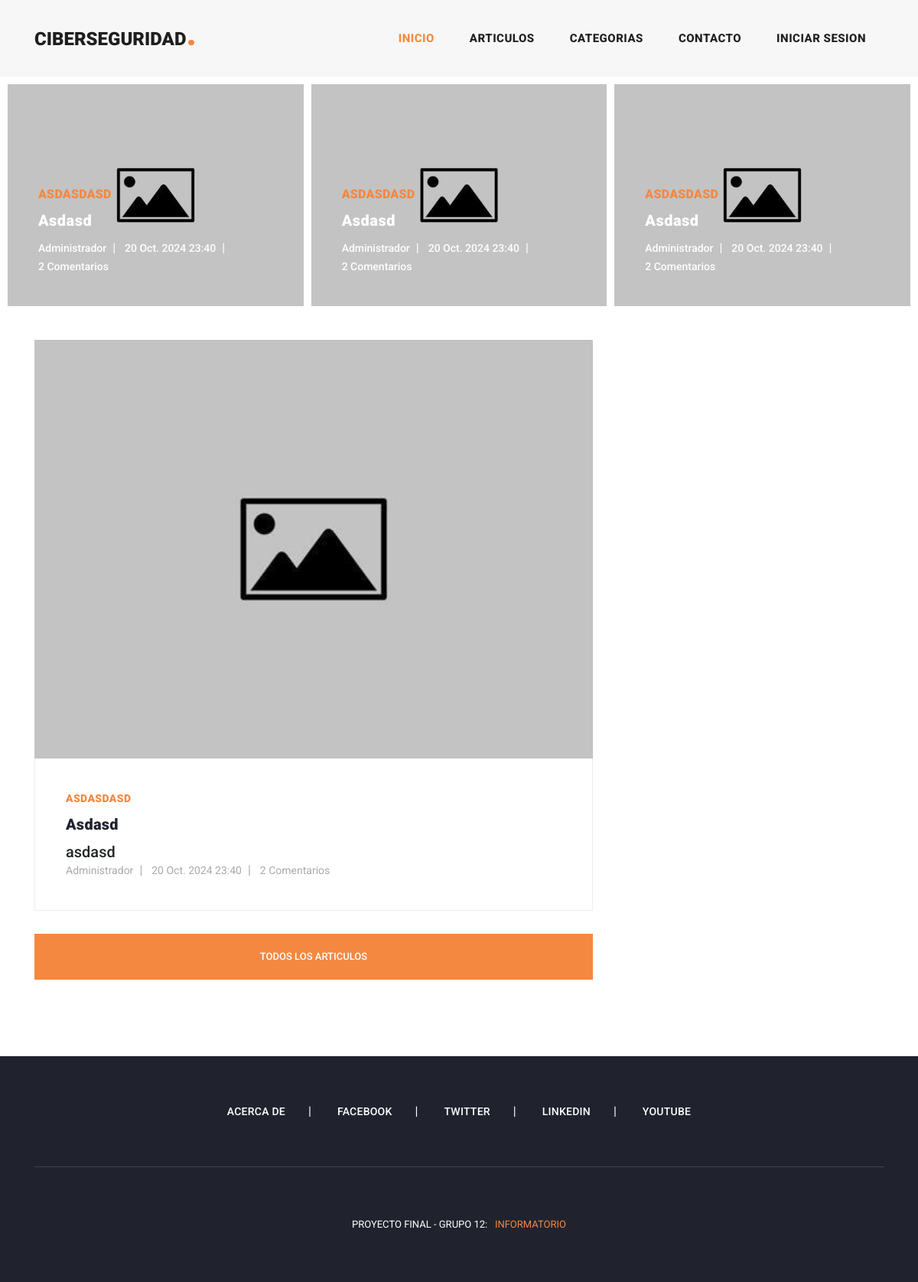
The app's page /, older data.
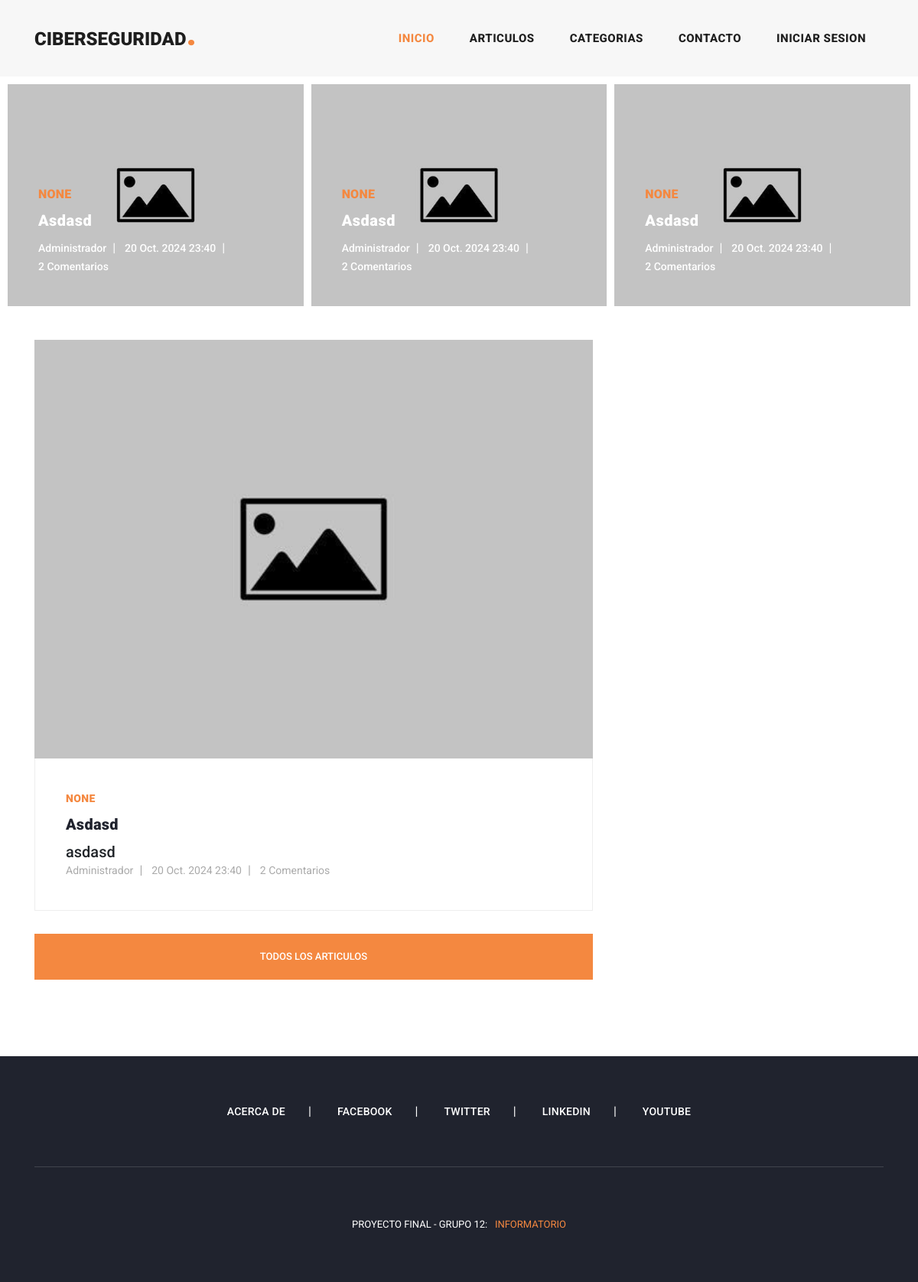
The same page, newer data.
### apps/post/models.py (models this page shows, shortened)
class Post(models.Model):
    title = models.CharField(max_length=50, null=False)
    subtitle = models.CharField(max_length=100, null=True, blank=True)
    date = models.DateTimeField(auto_now_add=True)
    text = models.TextField(null=False)
    active = models.BooleanField(default=True)
    category = models.ForeignKey(Category, on_delete=models.SET_NULL, null=True, default='Uncategorized')
    author = models.ForeignKey(User, on_delete=models.CASCADE, null=False, default=None)
    image = models.ImageField(null=True, blank=True, upload_to='media', default='media/post_default.jpg')
    published = models.DateTimeField(default=timezone.now)
    class Meta():
        ordering = ('-published',)

class Category(models.Model):
    name = models.CharField(max_length=30, null=False)
    def __str__(self):
        return self.name

### apps/user/models.py (models this page shows, shortened)
class User(AbstractUser):
    image = models.ImageField(null=True, blank=True, upload_to='user', default='user/user-default.jpg')
    is_staff = models.BooleanField(default=False)  # Staff status
    is_active = models.BooleanField(default=True)  # Active status

### blog/views.py (the view)
# urls.py: path('', IndexPostView.as_view(), name='index'),
class IndexPostView(ListView):
    model = Post
    template_name = 'index.html'
    context_object_name = 'posts'

### templates/index.html (shortened to what this page needs)
{% extends 'base.html'%}
{% load static %}
{% block content %}
{% if posts %}
    <div class="main-banner header-text">
        <div class="container-fluid">
            <div class="owl-banner owl-carousel">
                {% for i in posts %}
                <div class="item">
                    <img src="{{ i.image.url }}" alt="Imagen del Post">
                    <div class="item-content">
                        <div class="main-content">
                            <div class="meta-category">
                                <span>{{ i.category }}</span>
                            </div>
                            <a href="{% url 'apps.posts:post_individual' i.id %}"><h4>{{ i.title }}</h4></a>
                            <ul class="post-info">
                                <li><a>{{ i.author }}</a></li>
                                <li><a>{{ i.date }}</a></li>
                                <li><a>{{ i.comments.count }} Comentarios</a></li>
                            </ul>
                        </div>
                    </div>
                </div>
                {% endfor %}
            </div>
        </div>
    </div>
    <section class="blog-posts">
        <div class="container">
            <div class="row">
                <div class="col-lg-8">
                    <div class="all-blog-posts">
                        <div class="row">
                            {% for i in posts %}
                                <div class="col-lg-12">
                                    <div class="blog-post ">
                                        <br>
                                        <br>
                                        <div class="blog-thumb">
                                            <img src="{{ i.image.url }}" alt="Imagen del Post">
                                        </div>
                                        <div class="down-content">
                                            <span>{{ i.category }}</span>
                                            <a href="{% url 'apps.posts:post_individual' i.id %}"><h4>{{ i.title }}</h4></a>
                                            <h5>{{ i.subtitle }}</h5>
                                            <ul class="post-info">
                                                <li><a>{{ i.author }}</a></li>
                                                <li><a>{{ i.date }}</a></li>
                                                <li><a>{{ i.comments.count }} Comentarios</a></li>
                                            </ul>
                                        </div>
                                    </div>
                                </div>
                            {% endfor %}
                            <div class="col-lg-12">
                                <div class="main-button">
                                    <a href="{% url 'apps.posts:posts' %}">Todos los Articulos</a>
                                </div>
                            </div>
                    </div>
                </div>
            </div>
        </div>
    </section>
    {% endif %}
{% endblock %}

Row changes from the older to the newer data that the page shows:
changed Post "Asdasd": category "ASDASDASD" → "NONE"
